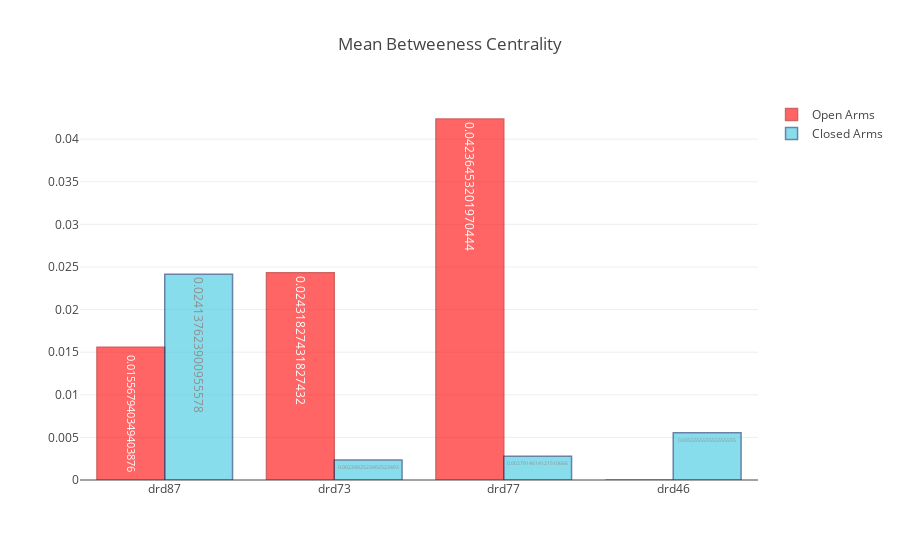
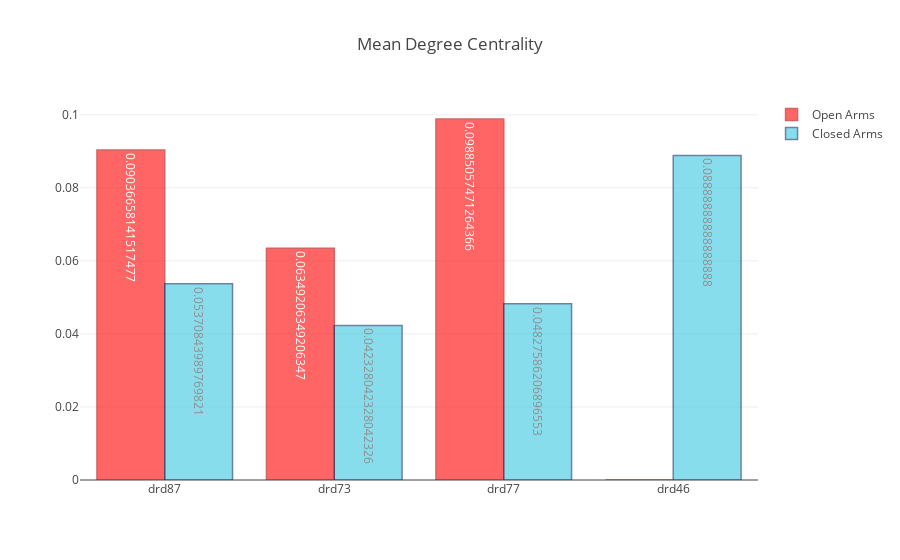
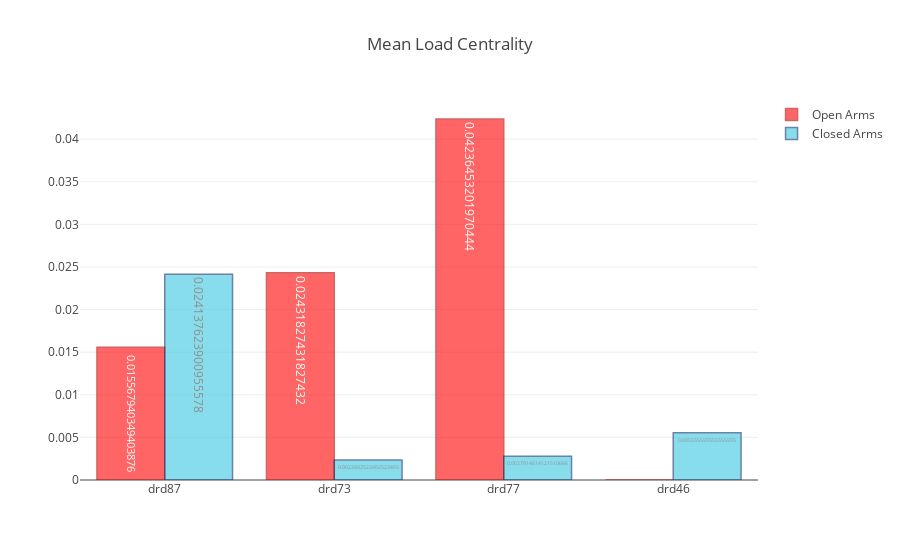
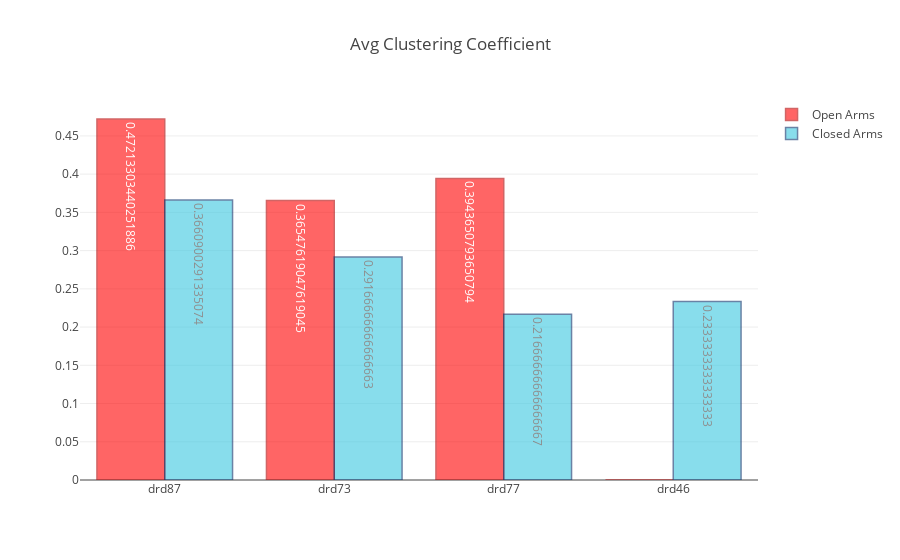

Source (notebook cell) for these figures, in order:
### Code cell
titles = ["Mean Betweeness Centrality", "Mean Degree Centrality", "Mean Load Centrality", "Avg Clustering Coefficient", "Max Clique Size", "Mean Clique Size", "Connection Density", "Local Efficiency", "Global Efficiency"]
mice_names = ["drd87", "drd73", "drd77", "drd46"]

y = []
y2 = []
for mouse_name in mice_names:
    y.append(animal_network_measures[mouse_name]["open betw cent"])
    y2.append(animal_network_measures[mouse_name]["closed betw cent"])

plot_network_measures(y, y2, titles[0], *mice_names)

y = []
y2 = []
for mouse_name in mice_names:
    y.append(animal_network_measures[mouse_name]["open deg cent"])
    y2.append(animal_network_measures[mouse_name]["closed deg cent"])

plot_network_measures(y, y2, titles[1], *mice_names)

y = []
y2 = []
for mouse_name in mice_names:
    y.append(animal_network_measures[mouse_name]["open load cent"])
    y2.append(animal_network_measures[mouse_name]["closed load cent"])

plot_network_measures(y, y2, titles[2], *mice_names)

y = []
y2 = []
for mouse_name in mice_names:
    y.append(animal_network_measures[mouse_name]["open avg clust coeff"])
    y2.append(animal_network_measures[mouse_name]["closed avg clust coeff"])

plot_network_measures(y, y2, titles[3], *mice_names)

y = []
y2 = []
for mouse_name in mice_names:
    y.append(animal_network_measures[mouse_name]["open max clique size"])
    y2.append(animal_network_measures[mouse_name]["closed max clique size"])

plot_network_measures(y, y2, titles[4], *mice_names)

y = []
y2 = []
for mouse_name in mice_names:
    y.append(animal_network_measures[mouse_name]["open mean clique size"])
    y2.append(animal_network_measures[mouse_name]["closed mean clique size"])

plot_network_measures(y, y2, titles[5], *mice_names)

y = []
y2 = []
for mouse_name in mice_names:
    y.append(animal_network_measures[mouse_name]["open connection density"])
    y2.append(animal_network_measures[mouse_name]["closed connection density"])

plot_network_measures(y, y2, titles[6], *mice_names)

y = []
y2 = []
for mouse_name in mice_names:
    y.append(animal_network_measures[mouse_name]["open local efficiency"])
    y2.append(animal_network_measures[mouse_name]["closed local efficiency"])

plot_network_measures(y, y2, titles[7], *mice_names)

y = []
y2 = []
for mouse_name in mice_names:
    y.append(animal_network_measures[mouse_name]["open global efficiency"])
    y2.append(animal_network_measures[mouse_name]["closed global efficiency"])

plot_network_measures(y, y2, titles[8], *mice_names)

### Figure 1 — Plotly figure (JSON) as saved in the notebook; plotly's stock layout.template omitted (floating-point values rounded to 4 significant figures)
{"data": [{"marker": {"color": "rgb(255, 0, 0)", "line": {"color": "rgb(180, 0, 0)", "width": 1.5}}, "name": "Open Arms", "opacity": 0.6, "text": [0.01557, 0.02432, 0.04236, 0], "textposition": "auto", "type": "bar", "uid": "5c4e81", "x": ["drd87", "drd73", "drd77", "drd46"], "y": [0.01557, 0.02432, 0.04236, 0]}, {"marker": {"color": "rgb(58,200,225)", "line": {"color": "rgb(8,48,107)", "width": 1.5}}, "name": "Closed Arms", "opacity": 0.6, "text": [0.02414, 0.00234, 0.002791, 0.005556], "textposition": "auto", "type": "bar", "uid": "0c7015", "x": ["drd87", "drd73", "drd77", "drd46"], "y": [0.02414, 0.00234, 0.002791, 0.005556]}], "layout": {"autosize": true, "title": "Mean Betweeness Centrality", "xaxis": {"autorange": true, "range": [-0.5, 3.5], "type": "category"}, "yaxis": {"autorange": true, "range": [0, 0.04459], "type": "linear"}}}

### Figure 2 — Plotly figure (JSON) as saved in the notebook; plotly's stock layout.template omitted (floating-point values rounded to 4 significant figures)
{"data": [{"marker": {"color": "rgb(255, 0, 0)", "line": {"color": "rgb(180, 0, 0)", "width": 1.5}}, "name": "Open Arms", "opacity": 0.6, "text": [0.09037, 0.06349, 0.09885, 0], "textposition": "auto", "type": "bar", "uid": "876353", "x": ["drd87", "drd73", "drd77", "drd46"], "y": [0.09037, 0.06349, 0.09885, 0]}, {"marker": {"color": "rgb(58,200,225)", "line": {"color": "rgb(8,48,107)", "width": 1.5}}, "name": "Closed Arms", "opacity": 0.6, "text": [0.05371, 0.04233, 0.04828, 0.08889], "textposition": "auto", "type": "bar", "uid": "67adde", "x": ["drd87", "drd73", "drd77", "drd46"], "y": [0.05371, 0.04233, 0.04828, 0.08889]}], "layout": {"autosize": true, "title": "Mean Degree Centrality", "xaxis": {"autorange": true, "range": [-0.5, 3.5], "type": "category"}, "yaxis": {"autorange": true, "range": [0, 0.1041], "type": "linear"}}}

### Figure 3 — Plotly figure (JSON) as saved in the notebook; plotly's stock layout.template omitted (floating-point values rounded to 4 significant figures)
{"data": [{"marker": {"color": "rgb(255, 0, 0)", "line": {"color": "rgb(180, 0, 0)", "width": 1.5}}, "name": "Open Arms", "opacity": 0.6, "text": [0.01557, 0.02432, 0.04236, 0], "textposition": "auto", "type": "bar", "uid": "93b89c", "x": ["drd87", "drd73", "drd77", "drd46"], "y": [0.01557, 0.02432, 0.04236, 0]}, {"marker": {"color": "rgb(58,200,225)", "line": {"color": "rgb(8,48,107)", "width": 1.5}}, "name": "Closed Arms", "opacity": 0.6, "text": [0.02414, 0.00234, 0.002791, 0.005556], "textposition": "auto", "type": "bar", "uid": "c30674", "x": ["drd87", "drd73", "drd77", "drd46"], "y": [0.02414, 0.00234, 0.002791, 0.005556]}], "layout": {"autosize": true, "title": "Mean Load Centrality", "xaxis": {"autorange": true, "range": [-0.5, 3.5], "type": "category"}, "yaxis": {"autorange": true, "range": [0, 0.04459], "type": "linear"}}}

### Figure 4 — Plotly figure (JSON) as saved in the notebook; plotly's stock layout.template omitted (floating-point values rounded to 4 significant figures)
{"data": [{"marker": {"color": "rgb(255, 0, 0)", "line": {"color": "rgb(180, 0, 0)", "width": 1.5}}, "name": "Open Arms", "opacity": 0.6, "text": [0.4721, 0.3655, 0.3944, 0], "textposition": "auto", "type": "bar", "uid": "fe1eb5", "x": ["drd87", "drd73", "drd77", "drd46"], "y": [0.4721, 0.3655, 0.3944, 0]}, {"marker": {"color": "rgb(58,200,225)", "line": {"color": "rgb(8,48,107)", "width": 1.5}}, "name": "Closed Arms", "opacity": 0.6, "text": [0.3661, 0.2917, 0.2167, 0.2333], "textposition": "auto", "type": "bar", "uid": "ae46af", "x": ["drd87", "drd73", "drd77", "drd46"], "y": [0.3661, 0.2917, 0.2167, 0.2333]}], "layout": {"autosize": true, "title": "Avg Clustering Coefficient", "xaxis": {"autorange": true, "range": [-0.5, 3.5], "type": "category"}, "yaxis": {"autorange": true, "range": [0, 0.497], "type": "linear"}}}
